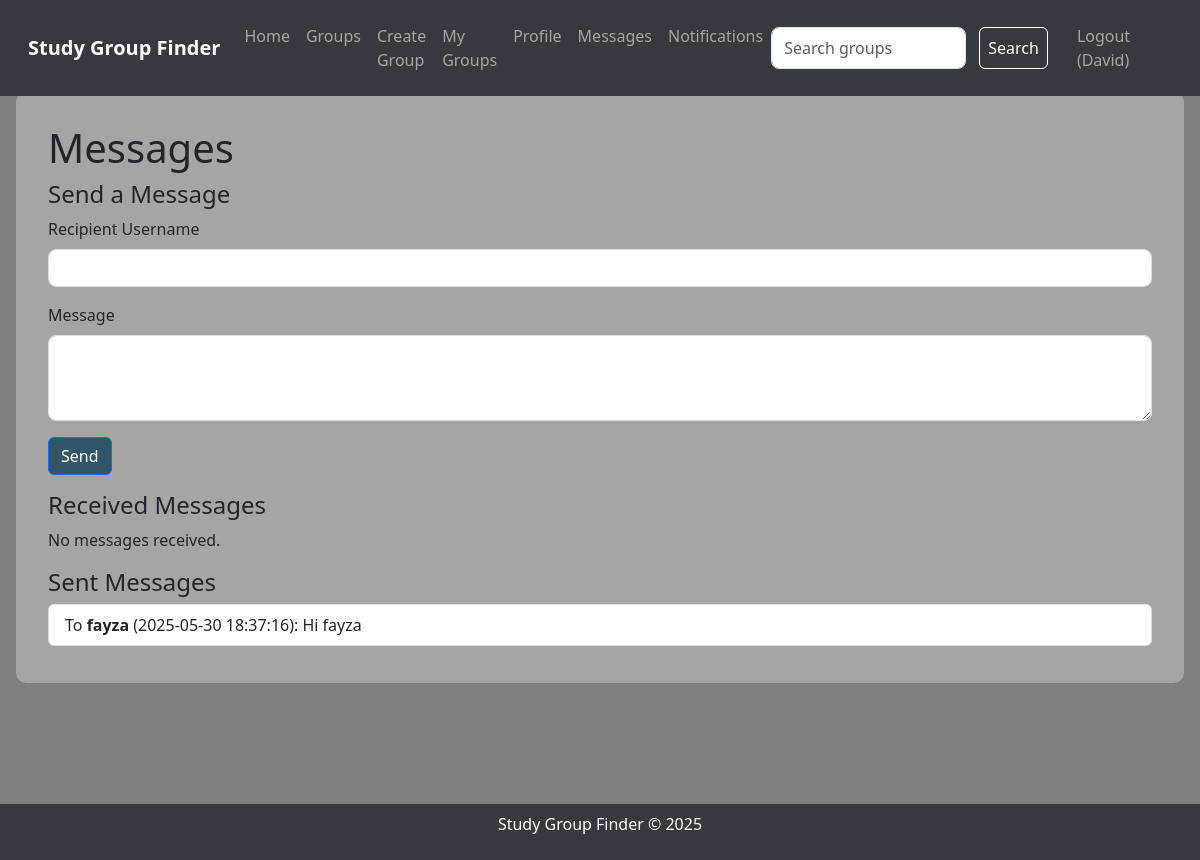
Before: /messages (signed in) with the older database file.
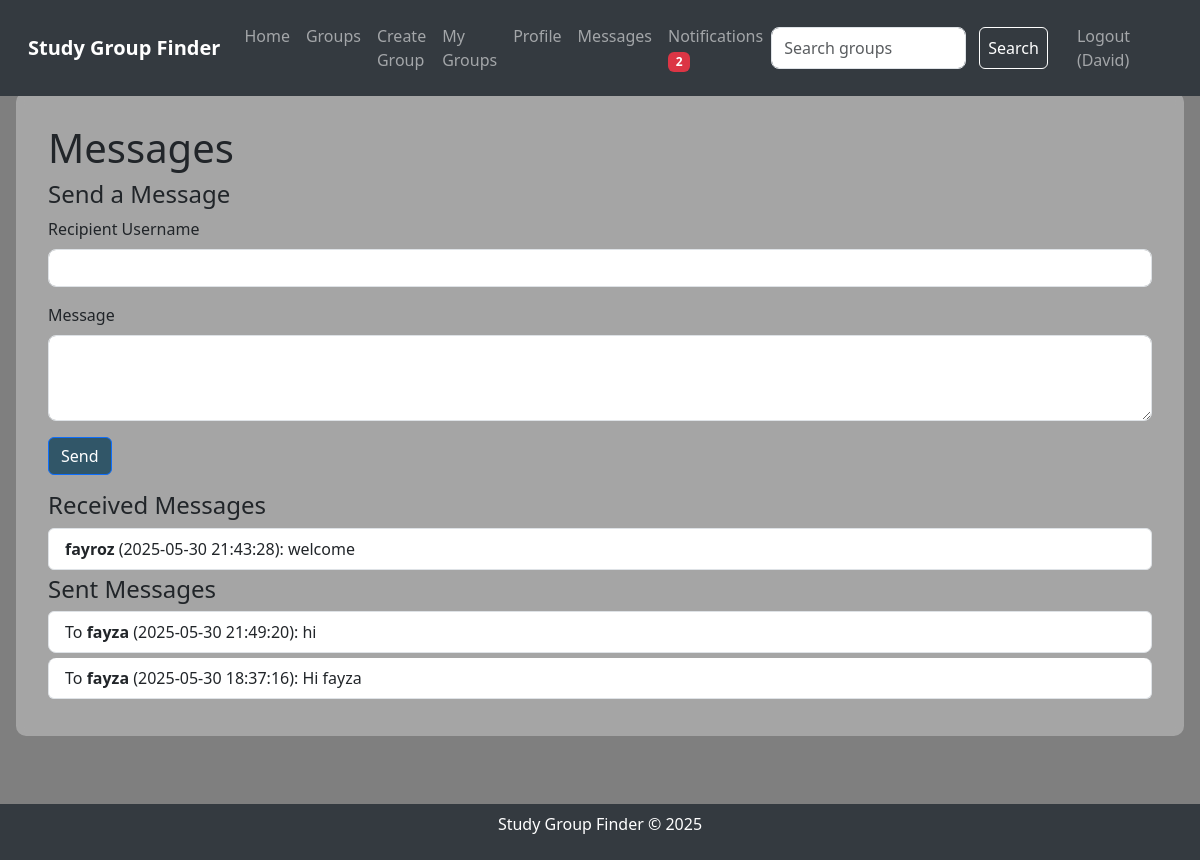
After: the same page with the newer database file.
### tables this page shows
CREATE TABLE private_messages
                 (id INTEGER PRIMARY KEY AUTOINCREMENT,
                  sender_id INTEGER,
                  receiver_id INTEGER,
                  content TEXT NOT NULL,
                  timestamp DATETIME DEFAULT CURRENT_TIMESTAMP,
                  FOREIGN KEY (sender_id) REFERENCES users(id),
                  FOREIGN KEY (receiver_id) REFERENCES users(id));

CREATE TABLE users
                 (id INTEGER PRIMARY KEY AUTOINCREMENT,
                  username TEXT UNIQUE NOT NULL,
                  password TEXT NOT NULL,
                  bio TEXT,
                  interests TEXT);

### app.py (the view, shortened to what this page needs)
@app.route('/messages', methods=['GET', 'POST'])
def messages():
    if 'user_id' not in session:
        flash('Please log in to view messages.', 'danger')
        return redirect(url_for('login'))
    conn = sqlite3.connect('study_groups.db')
    c = conn.cursor()
    c.execute("SELECT users.username, private_messages.content, private_messages.timestamp "
              "FROM private_messages JOIN users ON private_messages.sender_id = users.id "
              "WHERE private_messages.receiver_id = ? ORDER BY private_messages.timestamp DESC",
              (session['user_id'],))
    received = c.fetchall()
    c.execute("SELECT users.username, private_messages.content, private_messages.timestamp "
              "FROM private_messages JOIN users ON private_messages.receiver_id = users.id "
              "WHERE private_messages.sender_id = ? ORDER BY private_messages.timestamp DESC",
              (session['user_id'],))
    sent = c.fetchall()
    try:
        c.execute("SELECT COUNT(*) FROM notifications WHERE user_id = ? AND read = FALSE",
                  (session['user_id'],))
        notification_count = c.fetchone()[0]
    except sqlite3.OperationalError:
        init_db()
        notification_count = 0
    conn.close()
    return render_template('messages.html', received=received, sent=sent, notification_count=notification_count)

### app.py (called while the page is built)
@app.after_request
def add_header(response):
    response.headers["Cache-Control"] = "no-cache, no-store, must-revalidate"
    response.headers["Pragma"] = "no-cache"
    response.headers["Expires"] = "0"
    return response

### templates/messages.html (shortened to what this page needs)
{% extends "layout.html" %}
{% block content %}
    <div class="page-content">
        <h1>Messages</h1>
        <h4>Send a Message</h4>
        <form method="post" class="mb-3">
            <div class="mb-3">
                <label for="receiver" class="form-label">Recipient Username</label>
                <input type="text" class="form-control" id="receiver" name="receiver" required>
            </div>
            <div class="mb-3">
                <label for="content" class="form-label">Message</label>
                <textarea class="form-control" id="content" name="content" rows="3" required></textarea>
            </div>
            <button type="submit" class="btn btn-primary">Send</button>
        </form>
        <h4>Received Messages</h4>
        {% if received %}
            <ul class="list-group">
                {% for msg in received %}
                    <li class="list-group-item">
                        <strong>{{ msg[0] }}</strong> ({{ msg[2] }}): {{ msg[1] }}
                    </li>
                {% endfor %}
            </ul>
        {% else %}
            <p>No messages received.</p>
        {% endif %}
        <h4>Sent Messages</h4>
        {% if sent %}
            <ul class="list-group">
                {% for msg in sent %}
                    <li class="list-group-item">
                        To <strong>{{ msg[0] }}</strong> ({{ msg[2] }}): {{ msg[1] }}
                    </li>
                {% endfor %}
            </ul>
        {% else %}
            <p>No messages sent.</p>
        {% endif %}
    </div>
{% endblock %}

Changed rows visible on the page:
added private_messages: username "fayroz", timestamp "2025-05-30 21:43:28", content "welcome", shown under "Received Messages"
added private_messages: username "fayza", timestamp "2025-05-30 21:49:20", content "hi", shown under "Sent Messages"
Other visible differences:
{{ notification_count }}: (not shown) → "2"
text no longer shown: "No messages received."
